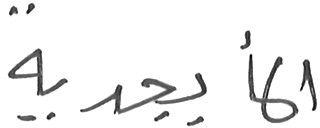
#> input picture isolated_words_per_user/user001/user001_abjadiyah_037.png, 320 x 128 px; its folder holds only this picture in this run
$ jupyter execute --allow-errors Untitled-1.ipynb
#> lines starting #> are read from the running program, lines starting #| are printed output that depends on the picture
# Import Required Libraries
Import the necessary libraries, including OpenCV and matplotlib.

[cell 1]
# Import Required Libraries
import cv2  # OpenCV for computer vision tasks
import matplotlib.pyplot as plt  # Matplotlib for plotting images
import os  # OS module for file operations
import pandas as pd
import numpy as np

# Load Images from File
Load the images from the specified file directory.

[cell 2]
# Load Images from File
def load_images_from_directory(directory, target_size=(256, 128)):
#> called with directory = 'data/isolated_words_per_user', target_size = (256, 128)
    data = []
    for root, dirs, _ in os.walk(directory):
        for dir in dirs:
            user_dir = os.path.join(root, dir)
            for _, _, files in os.walk(user_dir):
                for filename in files:
                    if filename.endswith(".jpg") or filename.endswith(".png"):
                        img = cv2.imread(os.path.join(user_dir, filename), cv2.IMREAD_GRAYSCALE)
#> img is the input picture: shape (128, 320); min 0, max 255, mean 240.1
                        if img is not None:

                            img_resized = cv2.resize(img, target_size)
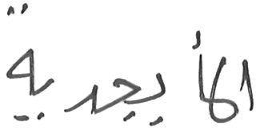
#> img_resized: shape (128, 256); min 1, max 255, mean 240.1
                            data.append({'filename': filename, 'image': img_resized})
    return data

# Specify the directory containing images
image_directory = 'data/isolated_words_per_user'

# Load images
images_data = load_images_from_directory(image_directory)

# Convert to DataFrame
df = pd.DataFrame(images_data)
df.set_index('filename', inplace=True)
df['Target'] = df.index.map(lambda x: x.split('_')[0])

# Display the first image to verify
if not df.empty:
    first_user = df['Target'].iloc[0]
    first_image = df.iloc[0]['image']
    plt.imshow(first_image, cmap='gray')
    plt.title(f'First Loaded Image for User: {first_user}')
    plt.show()

[cell 3]
df.info()

# Initialize ORB Detector
Initialize the ORB detector using OpenCV.

[cell 4]
# Initialize ORB Detector
# Initialize ORB Detector with custom parameters
orb = cv2.ORB_create(
    nfeatures=1000,
    scaleFactor=1.2,
    nlevels=8,
    edgeThreshold=15,
    firstLevel=0,
    WTA_K=2,
    scoreType=cv2.ORB_HARRIS_SCORE,
    patchSize=15,
    fastThreshold=10
)

# Apply ORB to Each Image
Apply the ORB detector to each image to find keypoints and descriptors.

[cell 5]
# Apply ORB to Each Image and store keypoints and descriptors
def apply_orb(row):
    image = row['image']
    keypoints, descriptors = orb.detectAndCompute(image, None)
    return keypoints, descriptors

# Apply the function to each row in the DataFrame
df[['keypoints', 'descriptors']] = df.apply(lambda row: pd.Series(apply_orb(row)), axis=1)

[cell 6]
# Display the first image's keypoints to verify

def display_image_with_keypoints(index):
    if not df.empty:

        first_user = df['Target'].iloc[index]
        first_keypoints = df.iloc[index]['keypoints']
        first_image = cv2.drawKeypoints(df.iloc[index]['image'], first_keypoints, None, color=(0, 255, 0), flags=0)
        plt.imshow(first_image, cmap='gray')
        plt.title(f'Image Keypoints for User: {first_user}')
        plt.show()

[cell 7]
df.head()

#> (a cell that did not finish here is left out)

[cell 9]
df.info()

[cell 10]
# Extract all descriptors
from sklearn.cluster import KMeans


all_descriptors = []
for descriptors in df['descriptors']:
    if descriptors is not None:
        all_descriptors.extend(descriptors)

all_descriptors = np.array(all_descriptors)

# Cluster Descriptors using KMeans
num_clusters = 50  # Number of visual words
kmeans = KMeans(n_clusters=num_clusters, random_state=0)
kmeans.fit(all_descriptors)

# Create histograms for each image
def create_histogram(descriptors, kmeans, num_clusters):
#> called with num_clusters = 50
    histogram = np.zeros(num_clusters)
    if descriptors is not None:
        clusters = kmeans.predict(descriptors)
#> clusters = 487 values, max 49 at index 133, min 0 at index 30, mean 23.53
        for cluster in clusters:
            histogram[cluster] += 1
#> this loop made 487 passes
#> cluster on passes 1 to 3: 26, 48, 15
#> after the loop, histogram = 50 values, max 28 at index 10, min 2 at index 27, mean 9.74
    return histogram

df['histogram'] = df['descriptors'].apply(lambda descriptors: create_histogram(descriptors, kmeans, num_clusters))
#> the loop in create_histogram (call 2), `for cluster in clusters:` made 213 passes
#> cluster on passes 1 to 3: 15, 15, 9

[cell 11]
# Drop the original keypoints and descriptors columns
df.drop(columns=['keypoints', 'descriptors'], inplace=True)

# Display the first histogram to verify
if not df.empty:
    first_user = df.index[0]
    first_histogram = df.iloc[0]['histogram']
    plt.bar(range(num_clusters), first_histogram)
    plt.title(f'Visual Words Histogram for User: {first_user}')
    plt.xlabel('Visual Word Index')
    plt.ylabel('Frequency')
    plt.show()
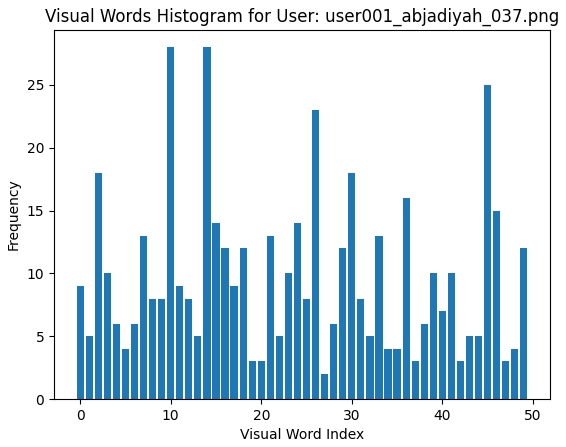
#> figure drawn by matplotlib, 1 panel
